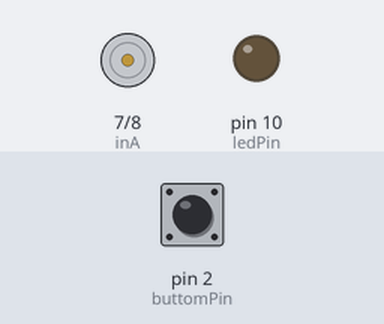
Recording of a sketch running on a simulated Arduino Uno, built with avr-gcc and run on an emulated ATmega328P. Shown: motor-driver pin pairs drawn as motors (green arrow = first pin HIGH = forward, orange = second pin HIGH = backward, longer = more drive, scaled by the enable pin), output pins drawn as LEDs (lit = HIGH). The test bench sets the inputs (shaded band); at power-on: pin 2 (buttomPin) HIGH.

Above: at 1.2 s.
1.3 s: pin 2 (buttomPin) pulled LOW for 1 s
At 3.1 s:
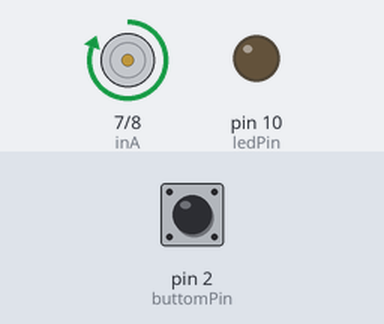
4.0 s: pin 2 (buttomPin) pulled LOW for 0.15 s
At 5.6 s:
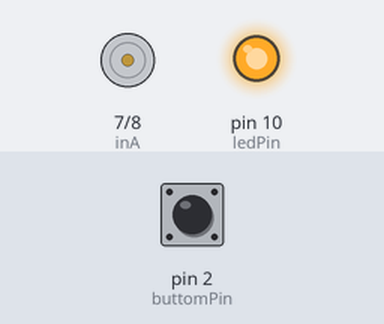
5.9 s: pin 2 (buttomPin) pulled LOW for 0.15 s
At 7.2 s:
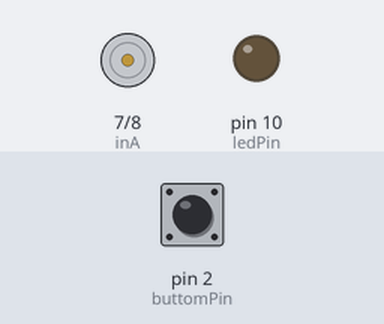
7.8 s: pin 2 (buttomPin) pulled LOW for 3.2 s
At 8.4 s:
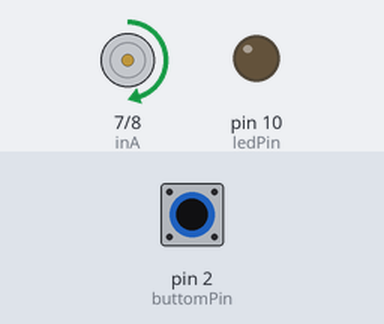
Timing chart, 0 to 12.5 s (numbered marks = the images above; inputs shaded):
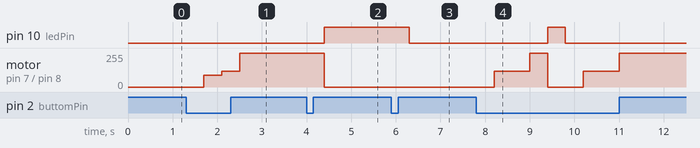

The sketch:

V31.ino
```cpp
int inA = 7;
int inB = 8;
int enA = 9;
int buttomPin = 2;
int ledPin = 10;
int buttomValue = 1;
int dem = 0;

void setup(){

  pinMode(inA, OUTPUT);
  pinMode(inB, OUTPUT);
  pinMode(enA, OUTPUT);
  pinMode(buttomPin, INPUT);
  pinMode(ledPin, OUTPUT);

}

void loop(){

  buttomValue = digitalRead(buttomPin);
  if(buttomValue == 0 ){
    delay(400);
    if(buttomValue == 0){     // Ktra bam nut
      dem =  dem + 1;

      if(dem == 1){
        digitalWrite(inA, HIGH);
        digitalWrite(inB, LOW);
        analogWrite(enA, 90);
      }

      else if(dem == 2){
        digitalWrite(inA, HIGH);
        digitalWrite(inB, LOW);
        analogWrite(enA, 120);
      }

      else if(dem  == 3){
        digitalWrite(inA, HIGH);
        digitalWrite(inB, LOW);
        analogWrite(enA, 255);
      }

      else if(dem == 4){
        digitalWrite(inA, LOW);
        digitalWrite(inB, LOW);
        digitalWrite(ledPin, HIGH);
      }

      else if (dem == 5){
        digitalWrite(inA, LOW);
        digitalWrite(inB, LOW);
        digitalWrite(ledPin, LOW);
        dem = 0;
      }

    }
  }

}
```

Measured:
- after the input at 1.3 s, motor on pin 7 (inA) / pin 8 (inB): stopped → forward 90/255 after 0.40 s, → forward 120/255 0.40 s later, → forward 255/255 0.40 s later
- after the input at 4.0 s, pin 10 (ledPin): LOW → HIGH after 0.40 s; motor on pin 7 (inA) / pin 8 (inB): forward 255/255 → stopped after 0.40 s
- after the input at 5.9 s, pin 10 (ledPin): HIGH → LOW after 0.40 s
- after the input at 7.8 s, pin 10 (ledPin): LOW → HIGH after 1.6 s, → LOW 0.40 s later; motor on pin 7 (inA) / pin 8 (inB): stopped → forward 120/255 after 0.40 s, → forward 255/255 0.80 s later, → stopped 0.40 s later, → forward 120/255 0.80 s later, … (5 changes in this stretch)
